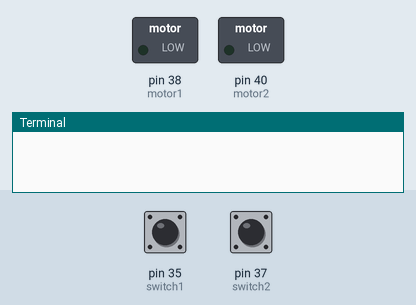
Recording of a program running on a simulated Raspberry Pi (header pin numbers). On the bench: switched loads named in the program (green lamp = pin HIGH), the last lines printed to the terminal. The test bench sets the inputs (shaded band); at power-on: pin 35 (switch1) HIGH, pin 37 (switch2) HIGH.

Above: at 1.2 s.
1.3 s: pin 35 (switch1) pulled LOW for 0.15 s
At 2.1 s:
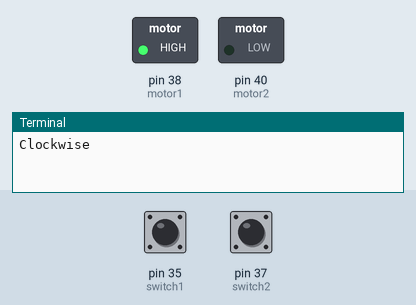
4.4 s: pin 35 (switch1) pulled LOW for 1 s
At 7.9 s:
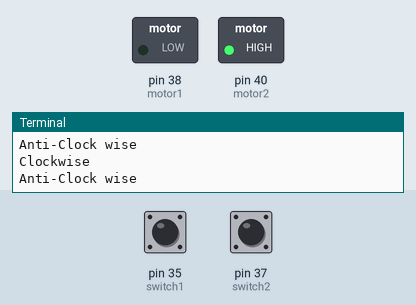
8.4 s: pin 35 (switch1) pulled LOW for 3.2 s
At 10.6 s:
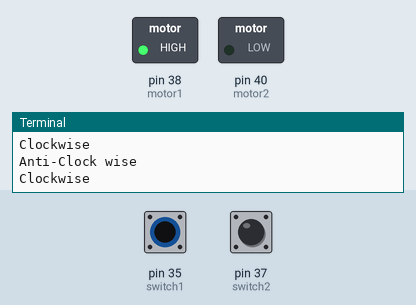
Timing chart, 0 to 12.8 s (numbered marks = the images above; inputs shaded):
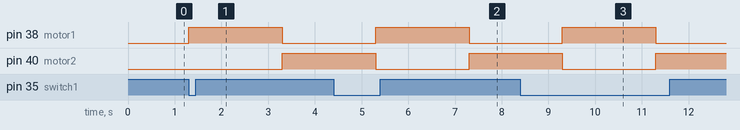

The program:

1.py
```python
import RPi.GPIO as GPIO
import time
GPIO.setwarnings(False)
switch1=35
switch2=37
motor1=38
motor2=40
GPIO.setmode(GPIO.BOARD)
GPIO.setup(switch1,GPIO.IN,GPIO.PUD_UP)
GPIO.setup(switch2,GPIO.IN,GPIO.PUD_UP)
GPIO.setup(motor1,GPIO.OUT)
GPIO.setup(motor2,GPIO.OUT)
while 1:
    if GPIO.input(switch1)==0:
        GPIO.output(motor1,GPIO.HIGH)
        GPIO.output(motor2,GPIO.LOW)
        print("Clockwise")
        time.sleep(2)
        GPIO.input(switch2)==0
        GPIO.output(motor1,GPIO.LOW)
        GPIO.output(motor2,GPIO.HIGH)
        print("Anti-Clock wise")
        time.sleep(2)

GPIO.output(motor1,GPIO.LOW)
GPIO.output(motor2,GPIO.LOW)
print("stop")
```

Measured:
- after the input at 1.3 s, pin 38 (motor1): LOW → HIGH at once, → LOW 2.0 s later; pin 40 (motor2): LOW → HIGH after 2.0 s
- after the input at 4.4 s, pin 38 (motor1): LOW → HIGH after 0.90 s, → LOW 2.0 s later; pin 40 (motor2): HIGH → LOW after 0.90 s, → HIGH 2.0 s later
- after the input at 8.4 s, pin 38 (motor1): LOW → HIGH after 0.90 s, → LOW 2.0 s later; pin 40 (motor2): HIGH → LOW after 0.90 s, → HIGH 2.0 s later
